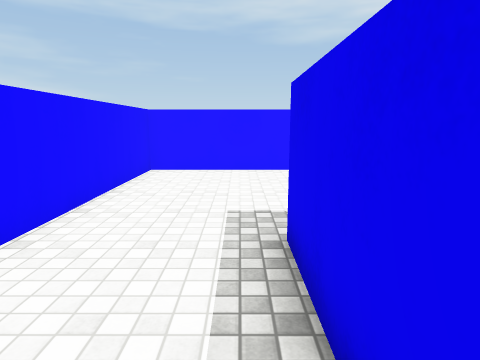
[1] (above)

16 first-person views from a walk through a scene from a Unity 3-D project. The camera is 1.5 m above the floor, tilts 10° down and sees 75° across. The floor is counted in squares, 1 m on a side. Each view is taken from the middle of a square. On the plan, view 1 faces up. The plan holds only what a view shows up to about 15 squares ahead; the rest is blank. Surface patterns are stand-ins for the level's own textures.

[2]
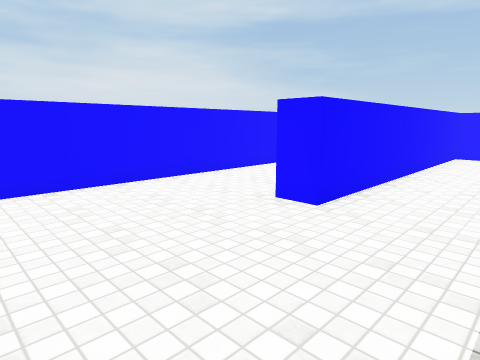

[3]
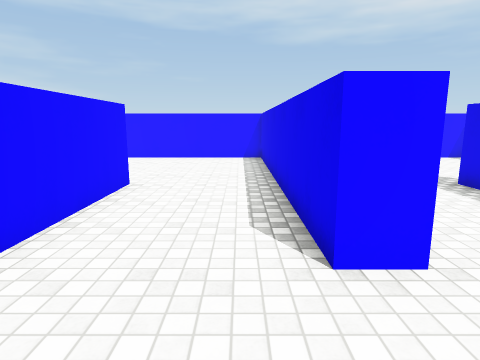

[4]
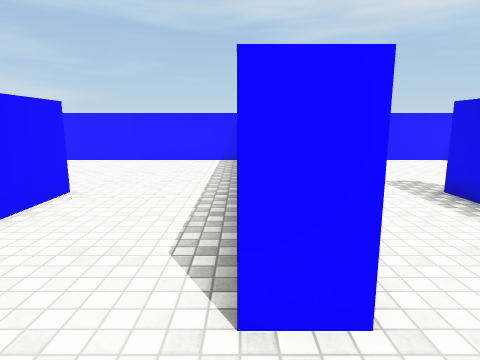

[5]
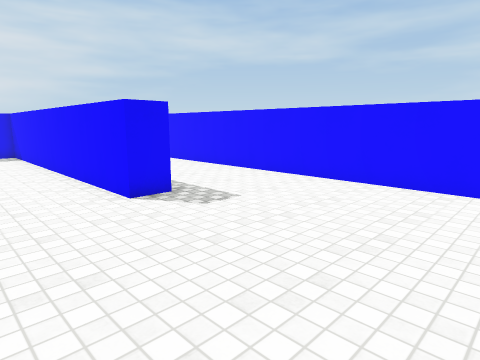

[6]
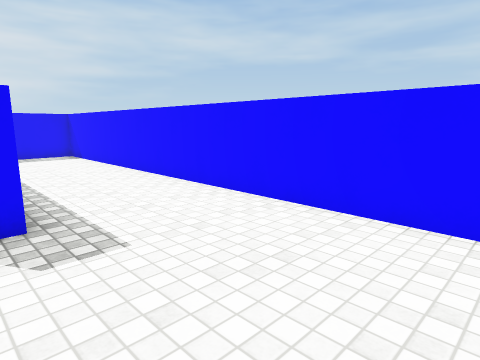

[7]
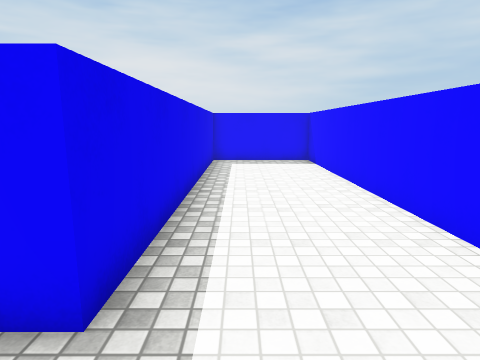

[8]
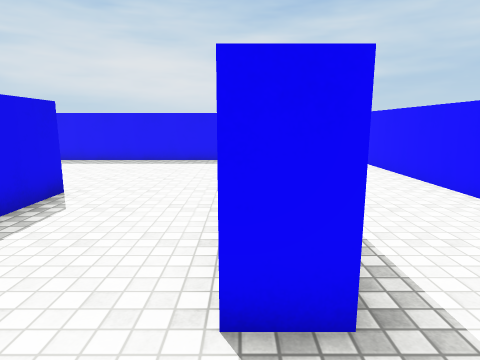

[9]
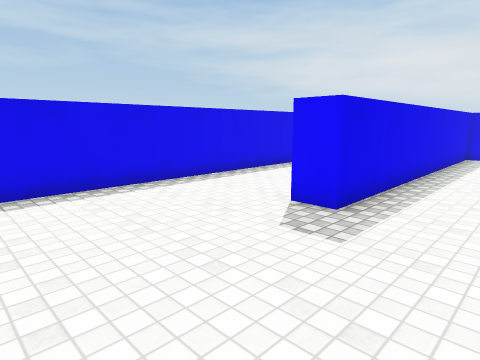

[10]
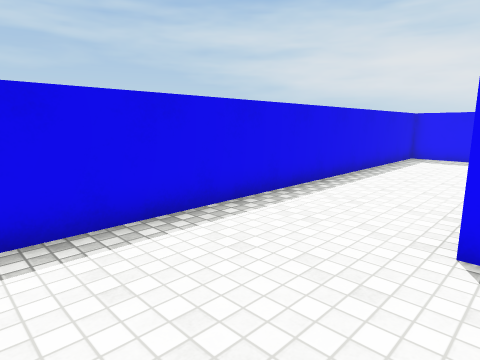

[11]
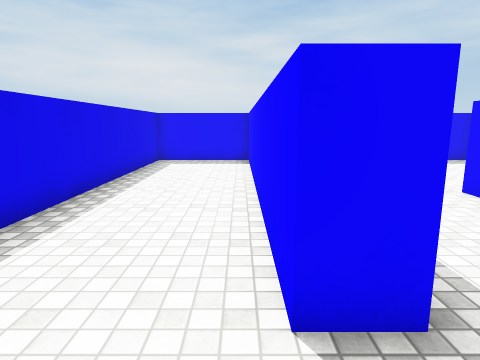

[12]
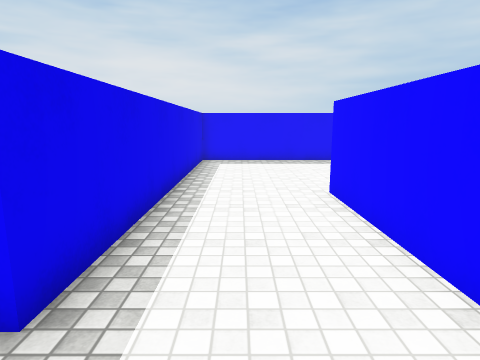

[13]
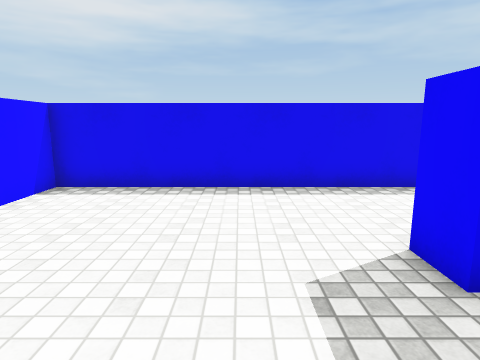

[14]
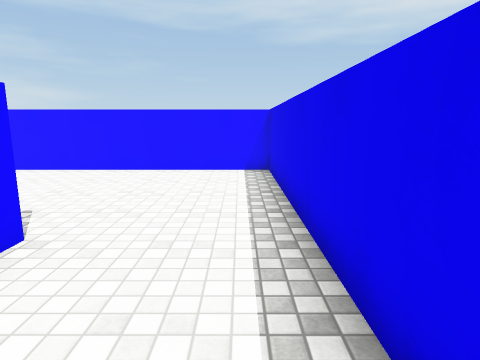

[15]
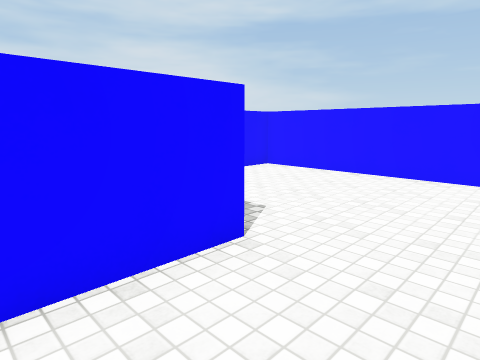

[16]
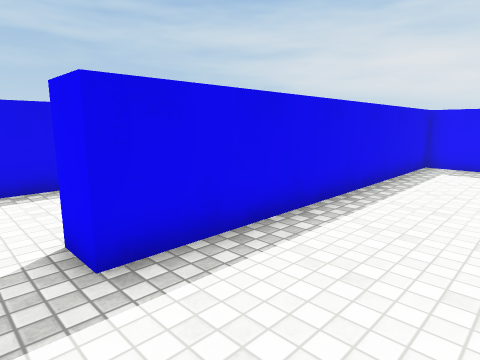

### Floor plan
Points are (right, up) in squares from view 1. A wall is a line through its corners. A room is listed if a view was taken in it or the views show most of it. See-through windows are left out.
Room 1 (views 1, 2, 3, 4, 5, 6, 7, 8, 9, 10, 11, 12, 13, 14, 15, 16)
walls: (-3, -0.9) (-4, -0.9) (-4, 10.5) (-13, 10.5) (-13, -7.5) (-8.9, -7.5) (-8.9, 3.9) (-7.8, 3.9) (-7.8, -7.5) (0.6, -7.5) (0.6, 3.9) (1.6, 3.9) (1.6, -7.5) (5.5, -7.5) (5.5, 10.5) (-3, 10.5) (-3, -0.9)

Positions as (right, up) in squares from view 1, and headings:
1: (0, 0), facing up
2: (0, -6), facing up-left
3: (-5, -4), facing up
4: (-4, -3), facing up
5: (-5, 10), facing down-left
6: (-8, 9), facing down-left
7: (-10, 6), facing down
8: (-8, 6), facing down
9: (-2, 9), facing down-right
10: (1, 8), facing down-right
11: (2, 6), facing down
12: (-1, 6), facing down
13: (-2, 6), facing right
14: (-5, 0), facing up
15: (-5, 1), facing up-left
16: (-12, 5), facing down-right
